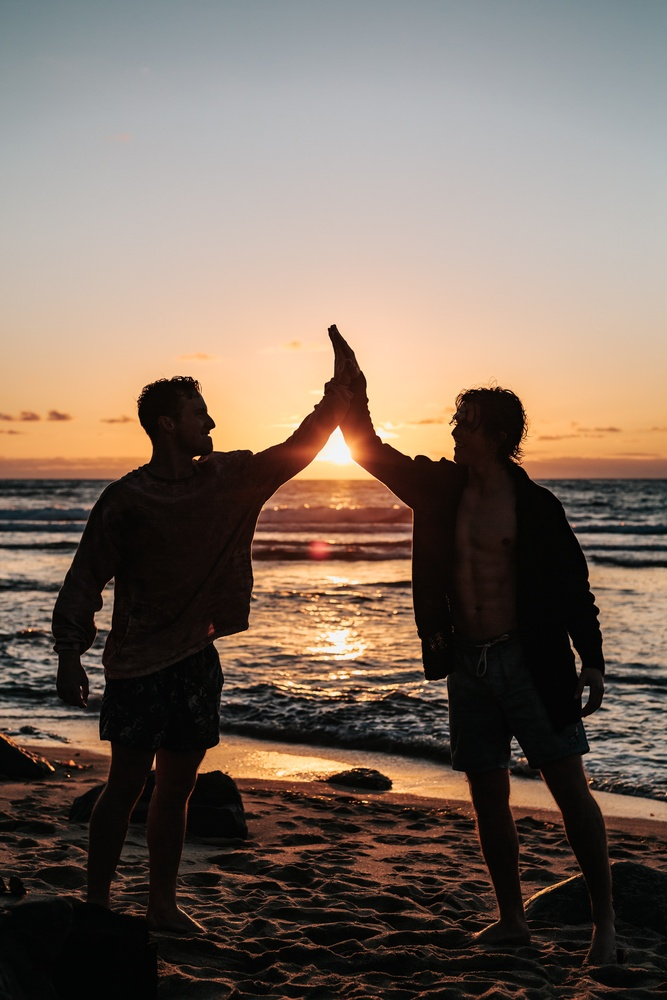
#> input picture python/1imagensEntrada/18.jpg, 667 x 1000 px, shrunk from 3691 x 5536 before the run
$ python porcetagemFoto.py
#> lines starting #> are read from the running program, lines starting #| are printed output that depends on the picture; long printed decimals are rounded
import cv2
import os
import numpy as np
from matplotlib import pyplot as plt
from pylab import *
import sys
from absl import app, flags, logging
from absl.flags import FLAGS

def Histograma(imagem):
    img = cv2.cvtColor(imagem, cv2.COLOR_RGB2GRAY)
    hist = cv2.calcHist([img], [0], None, [256], [0, 256]).astype(int)

    total = 0
    for i in range(len(hist)):
        total += hist[i]

    return hist, total

def dividirHistograma(hist):

    tam = 4
    histDividido = np.array_split(hist, tam)

    cont = 0
    lista=[]
    for i in range(0, tam):
        somar=0
        for j in range(0, len(histDividido[i])):
            somar += int(histDividido[i][j])
            cont +=1
        lista.append(somar)
    #print(lista)

    return lista

def identificarPicos(lista, total):
    suber = lista[0]; dffSuber = total - suber
    super = lista[3]; dffSuper = total - super
    meio = lista[1] + lista[2]

    if( suber > dffSuber ):
        print("1 Essa imagem tem suberexposicao com ", (suber*100)/total, "%")
    elif( super > dffSuper ):
        print("2 Essa imagem tem superexposicao com ", (super * 100) / total, "%")
    elif( super > meio and suber > meio ):
        print("2 Essa imagem tem superexposicao com suber: ", (suber * 100) / total, "%", "e super: ", (super * 100) / total,"%")
    else:
        print("4 E uma imagem normal")

img = cv2.imread("./1imagensEntrada/18.jpg")
#> img is the input picture: shape (1000, 667, 3); mean B, G, R 94.8, 106.3, 121.9

histo, total = Histograma(img)
#> in Histograma, `img = cv2.cvtColor(imagem, cv2.COLOR_RGB2GRAY)`:
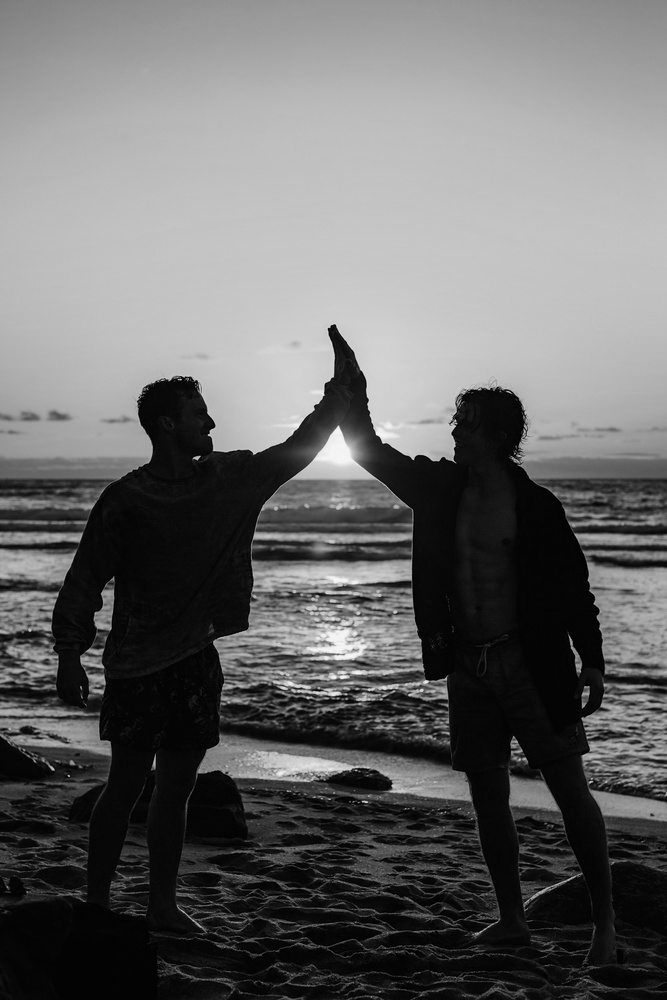
#> img: shape (1000, 667); min 0, max 248, mean 104.6
#> in Histograma, `hist = cv2.calcHist([img], [0], None, [256], [0, 256]).astype(int)`: hist = 256 values, max 20059 at index 5, min 0 at index 249, mean 2605.5
#> the loop in Histograma, `for i in range(len(hist)):` made 256 passes
#> total on passes 1 to 3: [236], [1276], [2890]
#> after the loop in Histograma, `for i in range(len(hist)):`: total = [667000]
#> histo has the same summary as hist in Histograma; total = [667000]

identificarPicos(dividirHistograma(histo), total)
#> in dividirHistograma, `histDividido = np.array_split(hist, tam)`: histDividido = 4 items
#> after the loop in dividirHistograma, `for i in range(0, tam):`: cont = 256; lista = [277048, 56702, 214150, 119100]
#> in identificarPicos, `suber = lista[0]`: suber = 277048
#> in identificarPicos, `dffSuber = total - suber`: dffSuber = [389952]
#> in identificarPicos, `super = lista[3]`: super = 119100
#> in identificarPicos, `dffSuper = total - super`: dffSuper = [547900]
#> in identificarPicos, `meio = lista[1] + lista[2]`: meio = 270852

$ run again, with python/1imagensEntrada/01.jpg copied over python/1imagensEntrada/18.jpg
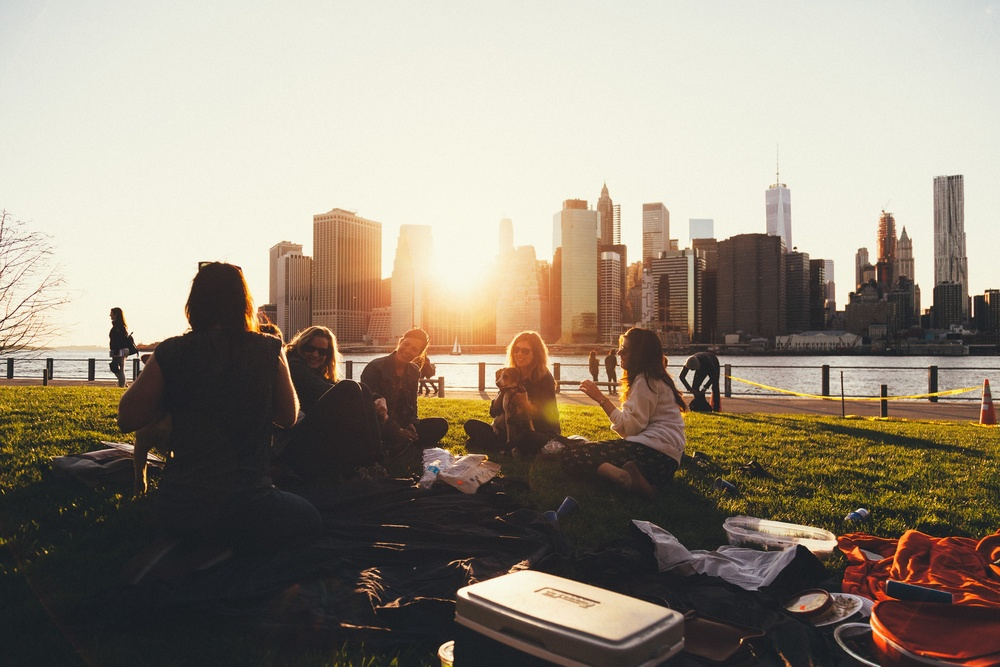
#> input picture python/1imagensEntrada/01.jpg, 1000 x 667 px, shrunk from 3000 x 2000 before the run
#> img is the input picture: shape (667, 1000, 3); mean B, G, R 124.6, 139, 149.3
#> in Histograma, `img = cv2.cvtColor(imagem, cv2.COLOR_RGB2GRAY)`:
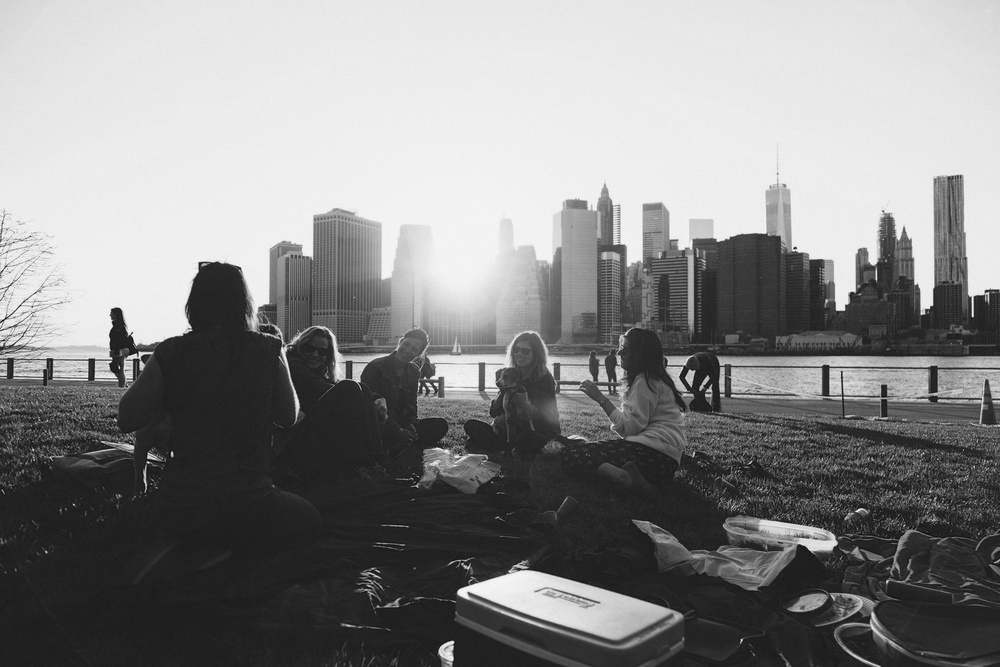
#> img: shape (667, 1000); min 11, max 250, mean 135.8
#> hist = 256 values, max 28172 at index 237, min 0 at index 0, mean 2605.5
#> the loop in Histograma, `for i in range(len(hist)):` made 256 passes
#> total on passes 1 to 3: [0], [0], [0]
#> after the loop in Histograma, `for i in range(len(hist)):`: total = [667000]
#> `histo, total = Histograma(img)`: histo has the same summary as hist in Histograma
#> histDividido = 4 items
#> after the loop in dividirHistograma, `for i in range(0, tam):`: cont = 256; lista = [256404, 84245, 42136, 284215]
#> suber = 256404
#> dffSuber = [410596]
#> super = 284215
#> dffSuper = [382785]
#> meio = 126381
#| 2 Essa imagem tem superexposicao com suber:  [38.441] % e super:  [42.611] %

$ run again, with python/1imagensEntrada/03.jpg copied over python/1imagensEntrada/18.jpg
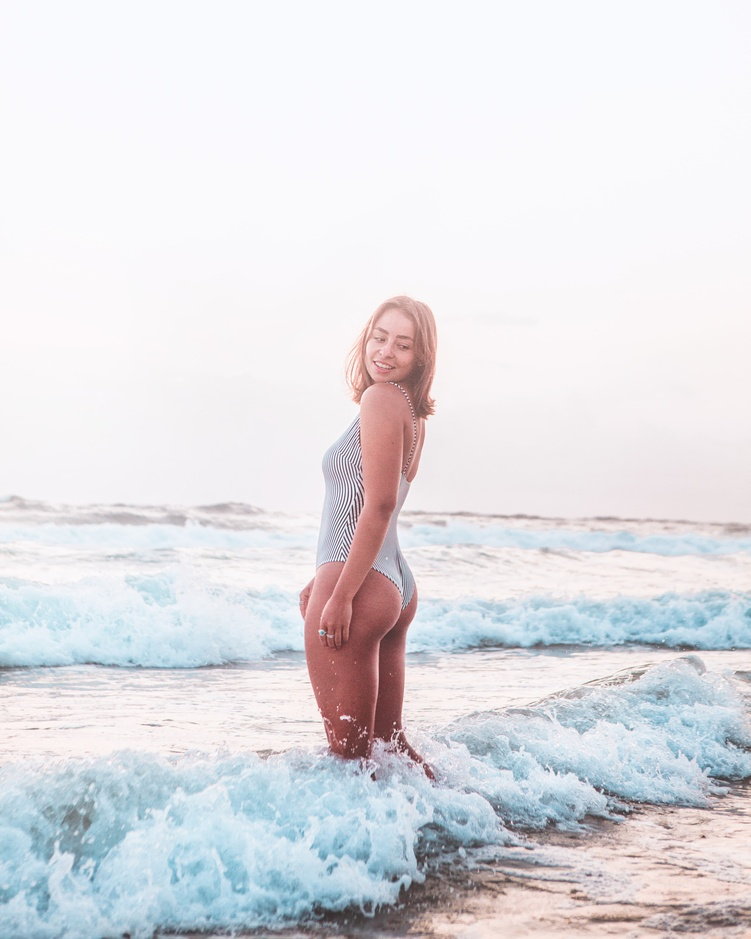
#> input picture python/1imagensEntrada/03.jpg, 751 x 939 px, shrunk from 3744 x 4680 before the run
#> img is the input picture: shape (939, 751, 3); mean B, G, R 228.2, 224.1, 224.7
#> in Histograma, `img = cv2.cvtColor(imagem, cv2.COLOR_RGB2GRAY)`:
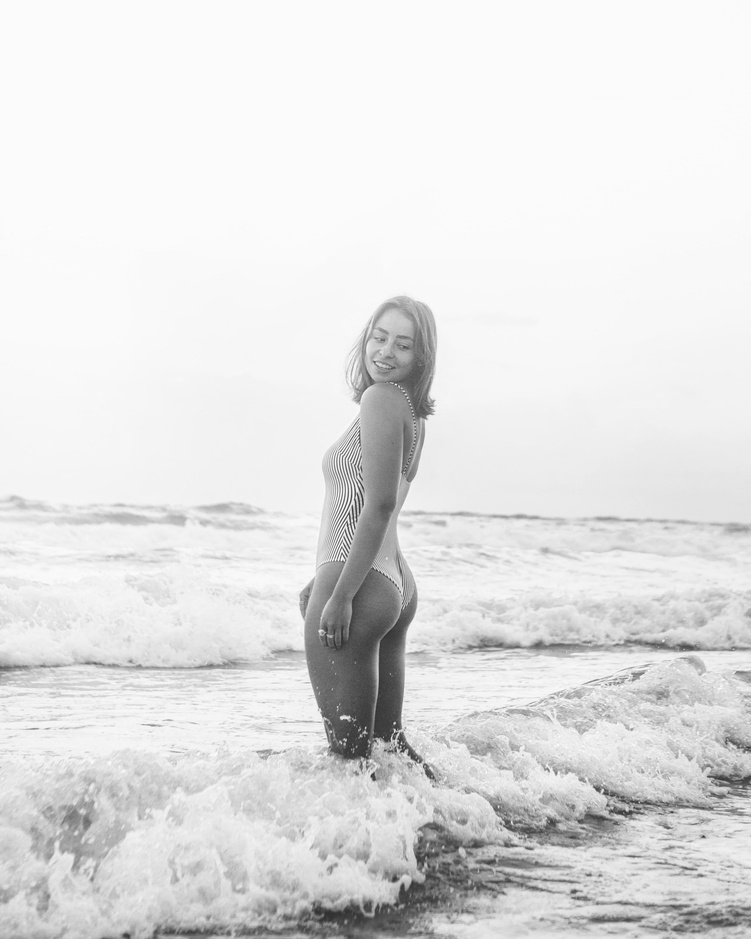
#> img: shape (939, 751); min 46, max 255, mean 225.5
#> hist = 256 values, max 160269 at index 251, min 0 at index 0, mean 2754.6
#> the loop in Histograma, `for i in range(len(hist)):` made 256 passes
#> total on passes 1 to 3: [0], [0], [0]
#> after the loop in Histograma, `for i in range(len(hist)):`: total = [705189]
#> `histo, total = Histograma(img)`: histo has the same summary as hist in Histograma
#> histDividido = 4 items
#> after the loop in dividirHistograma, `for i in range(0, tam):`: cont = 256; lista = [1603, 30922, 58531, 614133]
#> suber = 1603
#> dffSuber = [703586]
#> super = 614133
#> dffSuper = [91056]
#> meio = 89453
#| 2 Essa imagem tem superexposicao com  [87.088] %
